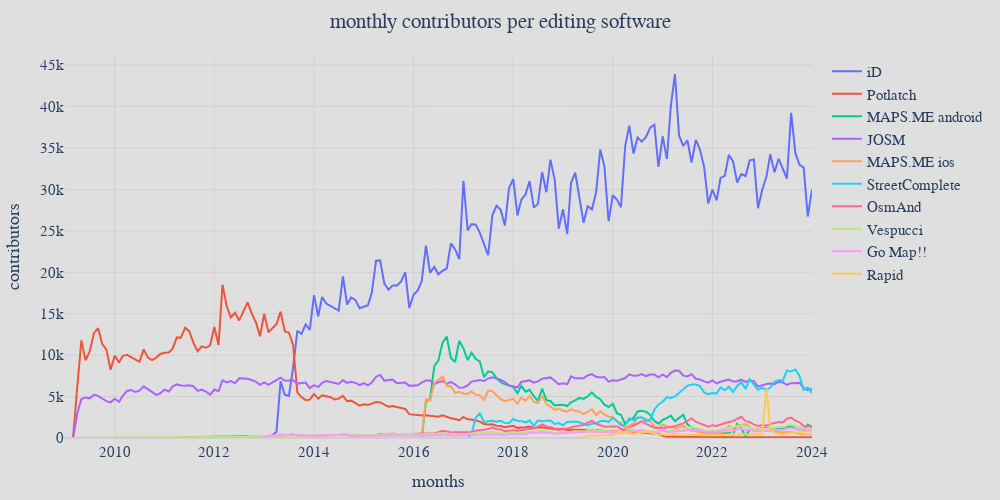

Notebook code for this chart:
### Code cell
plot_config = util.get_plot_config("created_by_top_10_contributor_count_monthly", "monthly contributors per editing software", y_unit="contributors")
util.save_plot_config(plot_config)
util.show_plot(plot_config)

### Figure 1 — Plotly figure (JSON) as saved in the notebook; plotly's stock layout.template omitted (floating-point values rounded to 4 significant figures; data arrays with more than 128 entries replaced by an {"elided": "..."} marker saying what was removed)
{"data": [{"hovertemplate": "%{x}<br>%{y:,} contributors", "mode": "lines", "name": "iD", "type": "scatter", "x": {"elided": "181 str values"}, "y": {"elided": "181 int values"}}, {"hovertemplate": "%{x}<br>%{y:,} contributors", "mode": "lines", "name": "Potlatch", "type": "scatter", "x": {"elided": "181 str values"}, "y": {"elided": "181 int values"}}, {"hovertemplate": "%{x}<br>%{y:,} contributors", "mode": "lines", "name": "MAPS.ME android", "type": "scatter", "x": {"elided": "181 str values"}, "y": {"elided": "181 int values"}}, {"hovertemplate": "%{x}<br>%{y:,} contributors", "mode": "lines", "name": "JOSM", "type": "scatter", "x": {"elided": "181 str values"}, "y": {"elided": "181 int values"}}, {"hovertemplate": "%{x}<br>%{y:,} contributors", "mode": "lines", "name": "MAPS.ME ios", "type": "scatter", "x": {"elided": "181 str values"}, "y": {"elided": "181 int values"}}, {"hovertemplate": "%{x}<br>%{y:,} contributors", "mode": "lines", "name": "StreetComplete", "type": "scatter", "x": {"elided": "181 str values"}, "y": {"elided": "181 int values"}}, {"hovertemplate": "%{x}<br>%{y:,} contributors", "mode": "lines", "name": "OsmAnd", "type": "scatter", "x": {"elided": "181 str values"}, "y": {"elided": "181 int values"}}, {"hovertemplate": "%{x}<br>%{y:,} contributors", "mode": "lines", "name": "Vespucci", "type": "scatter", "x": {"elided": "181 str values"}, "y": {"elided": "181 int values"}}, {"hovertemplate": "%{x}<br>%{y:,} contributors", "mode": "lines", "name": "Go Map!!", "type": "scatter", "x": {"elided": "181 str values"}, "y": {"elided": "181 int values"}}, {"hovertemplate": "%{x}<br>%{y:,} contributors", "mode": "lines", "name": "Rapid", "type": "scatter", "x": {"elided": "181 str values"}, "y": {"elided": "181 int values"}}], "layout": {"autosize": false, "font": {"family": "Times", "size": 15}, "height": 500, "margin": {"b": 55, "l": 55, "r": 55, "t": 55}, "paper_bgcolor": "#dfdfdf", "plot_bgcolor": "#dfdfdf", "title": {"text": "monthly contributors per editing software", "x": 0.5, "xanchor": "center"}, "width": 1000, "xaxis": {"gridcolor": "#d1d1d1", "linecolor": "#d1d1d1", "title": {"text": "months"}}, "yaxis": {"gridcolor": "#d1d1d1", "rangemode": "tozero", "title": {"text": "contributors"}}}}
